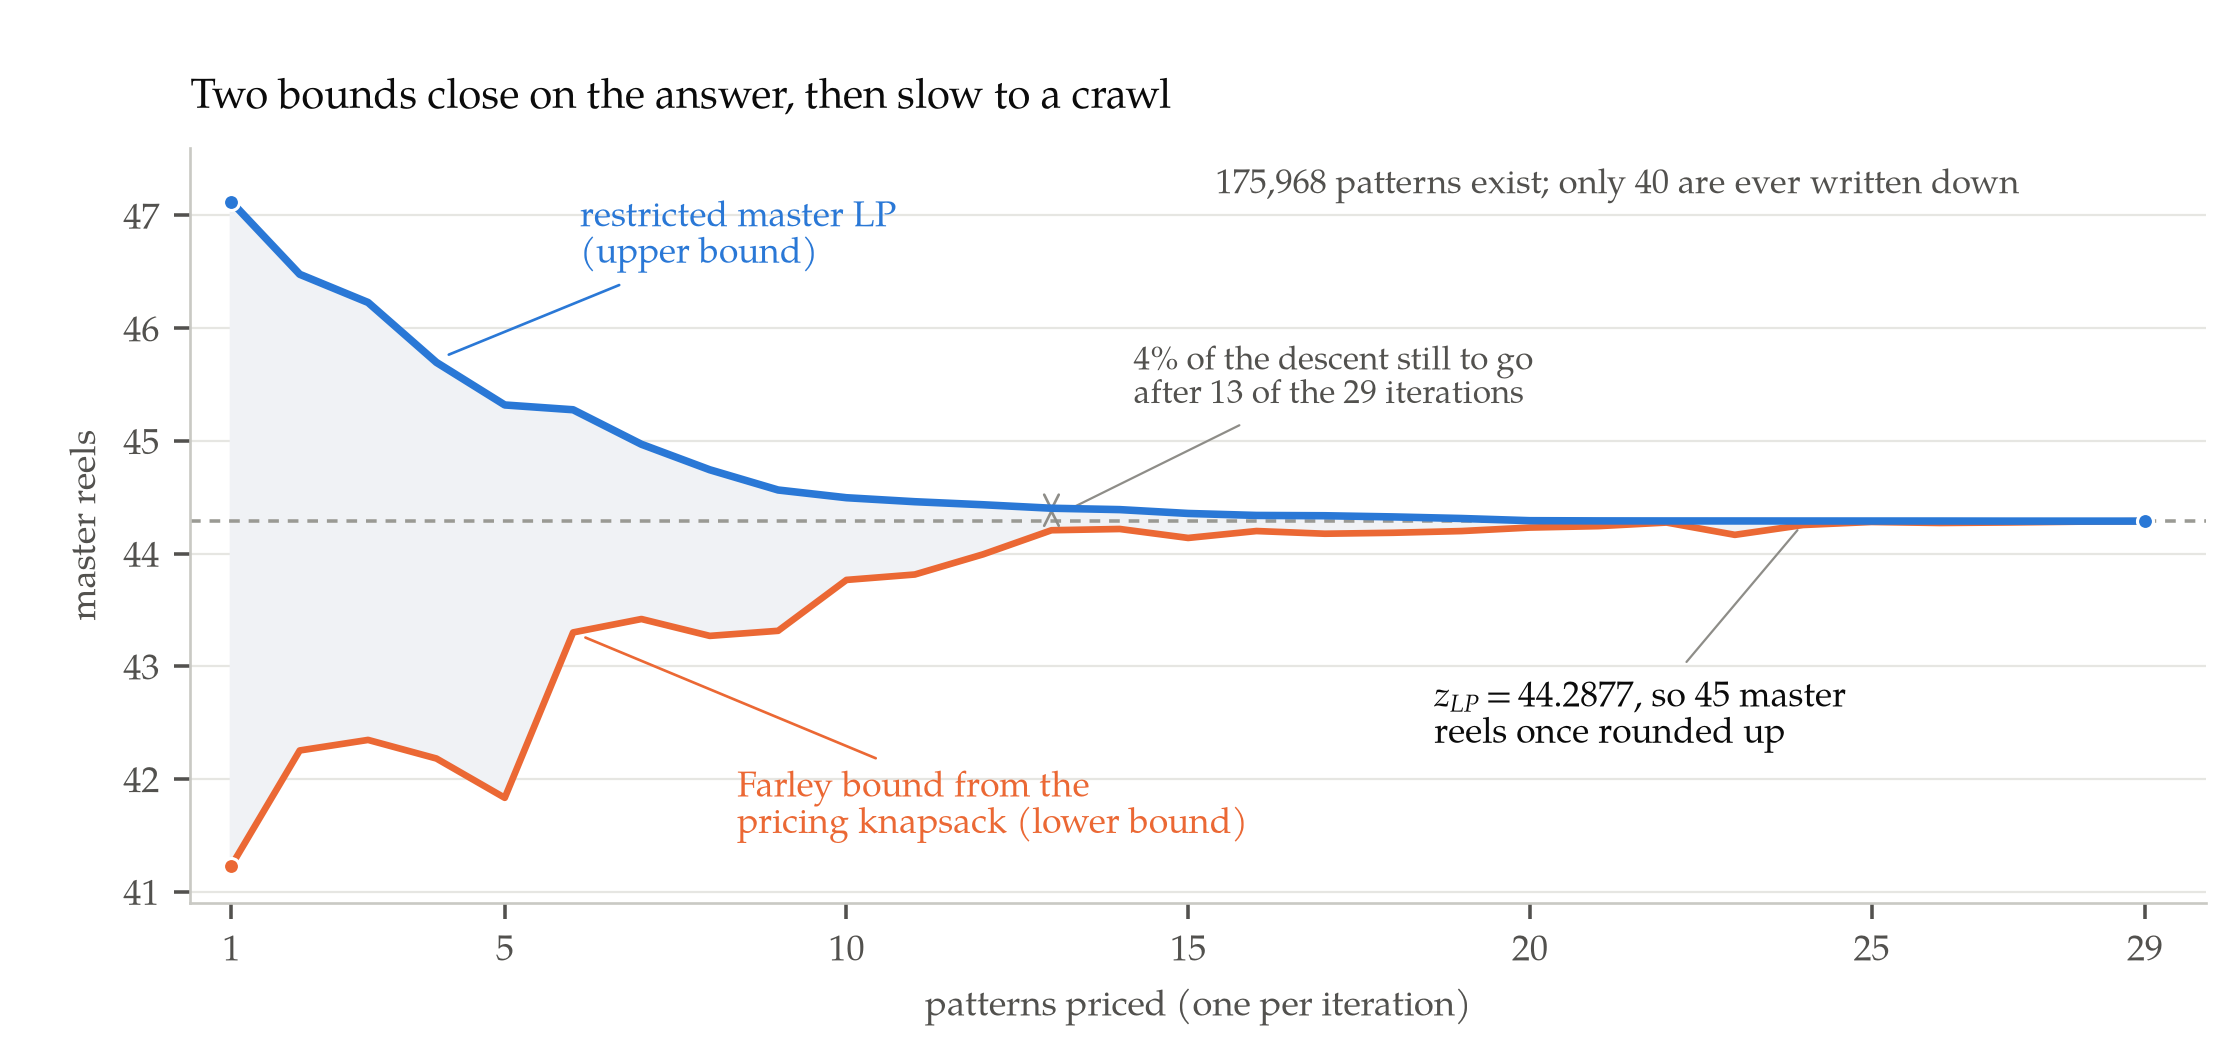

Source code (Python):
"""Figure for report 015 — the sandwich closes, and then it dawdles.

Column generation on the Gilmore-Gomory master LP for a paper-mill instance:
a 5,600 mm master reel, twelve ordered widths between 423 and 901 mm, 380
finished rolls. The instance admits 175,968 distinct feasible cutting patterns.
Column generation starts from twelve trivial single-width patterns and prices
one new pattern per iteration by solving an unbounded integer knapsack.

Two bounds are plotted against the iteration count.

  Upper bound  the value of the restricted master LP over the columns generated
               so far. It is feasible for the full LP, so it can only overstate
               the optimum, and it falls monotonically.

  Lower bound  Farley's bound. If y is the dual solution of the restricted
               master and z* = max_p y.a_p is the value of the pricing knapsack,
               then y/z* is feasible for the full dual, so b.y / z* = z_RMP / z*
               is a valid lower bound on the LP optimum. It is not monotone,
               because the dual solution jumps around between iterations —
               which is the phenomenon stabilized column generation exists to
               damp.

The two meet at z_LP = 44.287709, confirmed independently against the same LP
solved with all 175,968 columns present (agreement to 2.3e-13).

The shape worth seeing is the tailing off: the first thirteen iterations of
twenty-nine capture 96 per cent of the total improvement in the upper bound,
and the remaining sixteen grind out the last 4 per cent. Every number in the
caption is recomputed here at run time and asserted, so the figure and the
prose cannot drift apart.

Palette: the blue / orange pair used in reports 009-014, validated for print
and direct-labelled rather than legended.
Run: python3 figures/015-column-generation-convergence.py
"""
import math
import tempfile
from functools import lru_cache
from pathlib import Path

import matplotlib
matplotlib.use("Agg")
import matplotlib.font_manager as fm
import matplotlib.pyplot as plt
import numpy as np
from scipy.optimize import linprog

SERIF = "TeX Gyre Pagella"
BLUE, ORANGE = "#2a78d6", "#eb6834"
INK, MUTED, GRID = "#0b0b0b", "#52514e", "#e6e6e2"


def use_vendored_pagella():
    """Register tools/fonts/texgyrepagella-*.woff2 with matplotlib.

    matplotlib cannot read woff2, so decompress the vendored faces to ttf in a
    temporary directory and register those. Naming the family and hoping the
    host has it installed is what put report 008 in the wrong typeface.
    """
    vendored = sorted((Path(__file__).resolve().parent.parent / "tools" / "fonts")
                      .glob("texgyrepagella-*.woff2"))
    if not vendored:
        return False
    try:
        from fontTools.ttLib import TTFont
    except ImportError:
        return False
    cache = Path(tempfile.mkdtemp(prefix="pagella-"))
    for src in vendored:
        face = TTFont(str(src))
        face.flavor = None
        dst = cache / (src.stem + ".ttf")
        face.save(str(dst))
        fm.fontManager.addfont(str(dst))
    return SERIF in {f.name for f in fm.fontManager.ttflist}


if not use_vendored_pagella() and SERIF not in {f.name for f in fm.fontManager.ttflist}:
    raise SystemExit("TeX Gyre Pagella unavailable: install fontTools and brotli "
                     "so the vendored woff2 faces in tools/fonts/ can be used.")

plt.rcParams.update({
    "font.family": "serif", "font.serif": [SERIF], "font.size": 8.2,
    "mathtext.fontset": "custom", "mathtext.rm": SERIF,
    "mathtext.it": f"{SERIF}:italic", "mathtext.bf": f"{SERIF}:bold",
    "mathtext.cal": f"{SERIF}:italic", "mathtext.sf": SERIF, "mathtext.tt": SERIF,
    "axes.edgecolor": "#c9c9c4", "axes.linewidth": 0.6,
    "text.color": INK, "axes.labelcolor": MUTED, "xtick.color": MUTED,
    "ytick.color": MUTED, "figure.facecolor": "white", "savefig.facecolor": "white",
})

# ------------------------------------------------------------- the instance
W = 5600
WIDTHS = [423, 461, 513, 549, 591, 637, 679, 723, 767, 809, 853, 901]
DEMAND = [32, 41, 25, 18, 47, 29, 36, 22, 51, 27, 33, 19]
N = len(WIDTHS)


def count_patterns(widths, cap):
    """Exact number of non-empty multisets of widths with total width <= cap."""
    n = len(widths)
    caps = [cap // w for w in widths]

    @lru_cache(maxsize=None)
    def rec(i, rem):
        if i == n:
            return 1
        t = k = 0
        while k <= caps[i] and k * widths[i] <= rem:
            t += rec(i + 1, rem - k * widths[i])
            k += 1
        return t

    return rec(0, cap) - 1


def price(y, widths, cap):
    """Unbounded integer knapsack by dynamic programming over the reel width.

    Returns (max value, the pattern attaining it). This is the pricing
    subproblem: the dual prices are the item values and the reel is the sack.
    """
    n = len(widths)
    f = np.zeros(cap + 1)
    arg = -np.ones(cap + 1, dtype=int)
    for c in range(1, cap + 1):
        best, a = f[c - 1], -1
        for i in range(n):
            if widths[i] <= c and y[i] + f[c - widths[i]] > best + 1e-12:
                best, a = y[i] + f[c - widths[i]], i
        f[c], arg[c] = best, a
    pat, c = [0] * n, cap
    while c > 0:
        i = arg[c]
        if i < 0:
            c -= 1
            continue
        pat[i] += 1
        c -= widths[i]
    return f[cap], tuple(pat)


b = np.array(DEMAND, dtype=float)
cols = [tuple((W // WIDTHS[i]) if j == i else 0 for j in range(N)) for i in range(N)]
ub, lb = [], []
for _ in range(300):
    res = linprog(np.ones(len(cols)), A_ub=-np.array(cols, float).T, b_ub=-b,
                  bounds=(0, None), method="highs")
    assert res.status == 0, res.message
    y = np.maximum(-res.ineqlin.marginals, 0.0)
    z_star, pat = price(y, WIDTHS, W)
    ub.append(res.fun)
    lb.append(res.fun / z_star)
    if z_star <= 1.0 + 1e-9 or pat in cols:
        break
    cols.append(pat)

ub, lb = np.array(ub), np.array(lb)
it = np.arange(1, len(ub) + 1)
z_lp = ub[-1]
n_pat = count_patterns(WIDTHS, W)

# assertions: the caption's claims, checked rather than remembered
assert n_pat == 175968, n_pat
assert len(cols) == 40 and len(ub) == 29, (len(cols), len(ub))
assert abs(z_lp - 44.287709235) < 1e-7, z_lp
assert math.ceil(z_lp - 1e-9) == 45
assert np.all(np.diff(ub) <= 1e-9), "upper bound should fall monotonically"
assert lb.max() <= z_lp + 1e-9 and ub.min() >= z_lp - 1e-9, "bounds must bracket"
assert (np.diff(lb) < -1e-9).sum() >= 5, "Farley bound should be non-monotone"
captured = (ub[0] - ub[12]) / (ub[0] - z_lp)
assert 0.955 < captured < 0.965, captured

# ------------------------------------------------------------------ the plot
fig, ax = plt.subplots(figsize=(7.0, 3.30))
fig.subplots_adjust(left=0.085, right=0.985, top=0.86, bottom=0.145)

ax.fill_between(it, lb, ub, color="#f0f2f5", zorder=1)
ax.axhline(z_lp, color="#9a9a94", lw=0.8, ls=(0, (3, 2.5)), zorder=2)
ax.plot(it, ub, color=BLUE, lw=1.7, zorder=4)
ax.plot(it, lb, color=ORANGE, lw=1.5, zorder=3)
ax.plot(it[[0, -1]], ub[[0, -1]], "o", ms=3.6, color=BLUE, zorder=6,
        markeredgecolor="white", markeredgewidth=0.7)
ax.plot([it[0]], [lb[0]], "o", ms=3.6, color=ORANGE, zorder=6,
        markeredgecolor="white", markeredgewidth=0.7)

ax.set_xlim(0.4, 29.9)
ax.set_ylim(40.9, 47.6)
ax.set_xticks([1, 5, 10, 15, 20, 25, 29])
ax.set_yticks([41, 42, 43, 44, 45, 46, 47])
ax.set_xlabel("patterns priced (one per iteration)")
ax.set_ylabel("master reels")
ax.set_title("Two bounds close on the answer, then slow to a crawl",
             fontsize=9.4, loc="left", pad=9, color=INK)
for side in ("top", "right"):
    ax.spines[side].set_visible(False)
ax.grid(axis="y", color=GRID, lw=0.5, zorder=0)
ax.set_axisbelow(True)

ax.text(15.4, 47.42, f"{n_pat:,} patterns exist; only {len(cols)} are ever written down",
        color=MUTED, fontsize=7.8, ha="left", va="top")

ax.annotate("restricted master LP\n(upper bound)", xy=(4.0, 45.72),
            xytext=(6.1, 46.58), color=BLUE, fontsize=8.0, ha="left",
            arrowprops=dict(arrowstyle="-", color=BLUE, lw=0.6,
                            shrinkA=2, shrinkB=3))
ax.annotate("Farley bound from the\npricing knapsack (lower bound)",
            xy=(6.0, 43.30), xytext=(8.4, 41.52), color=ORANGE, fontsize=8.0,
            ha="left", arrowprops=dict(arrowstyle="-", color=ORANGE, lw=0.6,
                                       shrinkA=2, shrinkB=3))

ax.annotate("", xy=(13, ub[12]), xytext=(13, z_lp),
            arrowprops=dict(arrowstyle="<->", color="#8e8d88", lw=0.6))
ax.annotate(f"{100*(1-captured):.0f}% of the descent still to go\n"
            f"after {13} of the {len(ub)} iterations",
            xy=(13.1, (ub[12] + z_lp) / 2), xytext=(14.2, 45.55),
            color=MUTED, fontsize=7.5, ha="left", va="center",
            arrowprops=dict(arrowstyle="-", color="#8e8d88", lw=0.5,
                            shrinkA=2, shrinkB=2))

ax.annotate(f"$z_{{LP}} = {z_lp:.4f}$, so 45 master\nreels once rounded up",
            xy=(24.0, z_lp - 0.02), xytext=(18.6, 42.55), color=INK,
            fontsize=8.0, ha="left", va="center",
            arrowprops=dict(arrowstyle="-", color="#8e8d88", lw=0.5,
                            shrinkA=3, shrinkB=2))

out = Path(__file__).resolve().parent / "015-column-generation-convergence.png"
fig.savefig(out, dpi=320)
print(f"wrote {out}")
print(f"patterns {n_pat:,}; columns {len(cols)}; iterations {len(ub)}; "
      f"z_LP {z_lp:.9f}; ceil {math.ceil(z_lp - 1e-9)}; "
      f"first 13 iterations capture {100*captured:.1f}% of the descent")
